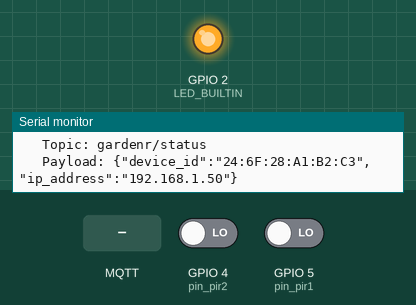
This program was run on a simulated ESP8266 (Wemos D1 mini). On the bench: output pins drawn as LEDs (lit = HIGH, except the on-board LED, lit = LOW), the last lines printed to the serial monitor. The test bench sets the inputs (shaded band); at power-on: GPIO 4 (pin_pir2) LOW, GPIO 5 (pin_pir1) LOW. WiFi joins after 1.5 s; servers stay silent unless stated; random numbers use the default seed unless the program sets one; no MQTT or app messages arrive unless stated.

Above: at 2.7 s.
2.8 s: MQTT message "1" arrives on the first subscribed topic
At 5.8 s:
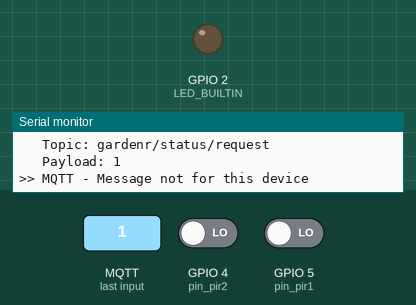
8.8 s: MQTT message "on" arrives on the first subscribed topic
At 10.6 s:
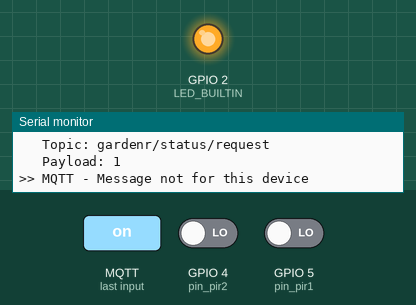
11.8 s: MQTT message "0" arrives on the first subscribed topic
At 14.6 s:
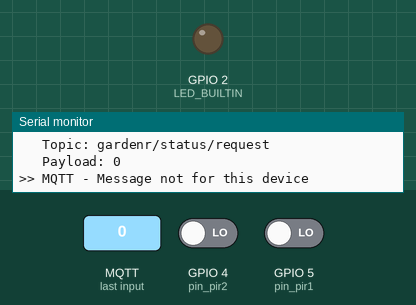
14.8 s: MQTT message "2" arrives on the first subscribed topic
At 16.4 s:
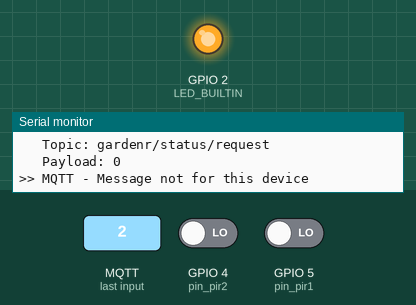
Timing chart, 0 to 18.3 s (numbered marks = the images above; inputs shaded):
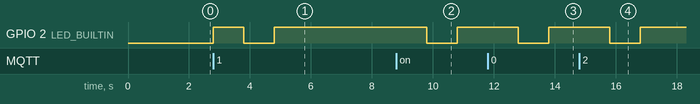

The program:

main.cpp
```cpp
#include <Arduino.h>
#include "./utils/utils.h"
#include "./networking/wifi/wifi.h"
#include "./networking/ota/ota.h"
#include "./networking/mqtt/mqtt.h"
#include "./pirSensor/pir.h"

//---- WiFi settings
const char* wifi_name = "BT-NMCJWC";
const char* wifi_password = "bLXRnYmP9FJQR6";

void setup() {
  initial_setup();
  // Networking
  wifi_setup(wifi_name, wifi_password);
  ota_setup();
  mqtt_setup();
  // PIR
  pir_setup();
}

void loop() {
  // Networking
  mqtt_loop();
  // PIR
  pir_loop();
}
```

mqtt.cpp
```cpp
#include <Arduino.h>
#include <ESP8266WiFi.h>
#include <PubSubClient.h>
#include "mqttSettings.h"
#include "./utils/utils.h"
#include "./utils/vars.h"
#include "./utils/mqttUtils.h"

// Debug
const String context = "MQTT";

// Subscibers
const char* statusRequestSubscriber = "gardenr/status/request";

// Publishers
const char* pub_mqttStatus = "gardenr/status";
const char* pub_pirMotionDetected = "home/pir";

void subscribe() {
    client.subscribe(statusRequestSubscriber);
}

void deliverToSubscribers(char* topic) {
    if ((String) topic == statusRequestSubscriber) {
        DynamicJsonDocument json(1024);
        publishJson(client, (char*) pub_mqttStatus, json);
    }
}

void send_pirMotionDetected(String pirID) {
    DynamicJsonDocument json(1024);
    json["pir_id"] = pirID;
    publishJson(client, (char*) pub_pirMotionDetected, json);
}

void callback(char* topic, byte* payload, unsigned int length) {
    String payloadString = buildPayloadString(payload, length);

    blink();
    printDebugTitle(context, "Message Arrived");
    printDebugKeyValue("Topic", topic);
    printDebugKeyValue("Payload", payloadString);

    // Stop if there is a payload and the mac address is not the same as the device
    if (payloadString != "" && WiFi.macAddress() != payloadString) {
      printDebugTitle(context, "Message not for this device");
      return;
    }

    deliverToSubscribers(topic);
}

void reconnect() {
    while (!client.connected()) { // Loop until we're reconnected
        printDebugTitle(context, "Attempting MQTT connection..");
        if (client.connect(createRandomClientId().c_str(), mqtt_user, mqtt_password)) {
            printDebugKeyValue("Status", "connected");
            DynamicJsonDocument json(1024);
            publishJson(client, (char*) pub_mqttStatus, json);
            subscribe();
        } else {
            printDebugKeyValue("Status", "Failed (try again in 5 seconds)");
            Serial.println(client.state());
            delay(5000); // Wait 5 seconds before retrying
        }
    }
}

void mqtt_setup() {
    espClient.setInsecure();
    client.setServer(mqtt_server, mqtt_port);
    client.setCallback(callback);
}

void mqtt_loop() {
    if (!client.connected()) {
       reconnect();
    }
    client.loop();
}
```

mqtt.h
```cpp
void mqtt_setup();
void mqtt_loop();

void send_pirMotionDetected(String pirID);
```

mqttUtils.cpp
```cpp
#include <Arduino.h>
#include <ESP8266WiFi.h>
#include <PubSubClient.h>
#include "./utils/utils.h"

// Debug
const String context = "MQTT";

void publishJson(PubSubClient &client, char* topic, DynamicJsonDocument json) {
    json["device_id"] = WiFi.macAddress();
    json["ip_address"] = WiFi.localIP().toString();

    char buffer[256];
    serializeJson(json, buffer);
    if (client.publish(topic, buffer)) {
        printDebugTitle(context, "Message published");
        printDebugKeyValue("Topic", topic);
        printDebugKeyValue("Payload", buffer);
    } else {
        printDebugTitle(context, "Error publishing");
        printDebugKeyValue("Topic", topic);
        printDebugKeyValue("Payload", buffer);
    }
}

String buildPayloadString(byte* payload, unsigned int length) {
    String payloadMacString = "";
    for (int i = 0; i < length; i++) {
        payloadMacString += (char)payload[i];
    }
    return payloadMacString;
}

String createRandomClientId(){
    String clientId = "ESP8266Client-";
    clientId += String(random(0xffff), HEX);
    return clientId;
}
```

mqttUtils.h
```cpp
#include <Arduino.h>
#include <PubSubClient.h>
#include <ArduinoJson.h>

void publishJson(PubSubClient &client, char* topic, DynamicJsonDocument json);
String buildPayloadString(byte* payload, unsigned int length);
String createRandomClientId();
```

vars.h
```cpp
#include <ESP8266WiFi.h>
#include <PubSubClient.h>

#define MSG_BUFFER_SIZE  (50)
char msg[MSG_BUFFER_SIZE];

WiFiClientSecure espClient;
PubSubClient client(espClient);
```

ota.cpp
```cpp
#include <AsyncElegantOTA.h>

AsyncWebServer server(80);

void ota_setup() {
    AsyncElegantOTA.begin(&server);
    server.begin();
}
```

ota.h
```cpp
void ota_setup();
```

wifi.cpp
```cpp
#include "wifi.h"
#include <Arduino.h>
#include <ESP8266WiFi.h>
#include "./utils/utils.h"

// Debug
const String logContext = "WiFi";

void wifi_setup(const char * name, const char * pass) {
  delay(10);

  printDebugTitle(logContext, "Connecting");
  printDebugKeyValue("Network", name);

  WiFi.enableInsecureWEP(true);
  WiFi.begin(name, pass);

  Serial.print("   .");
  while (WiFi.status() != WL_CONNECTED) {
    delay(500);
    Serial.print(".");
  }
  Serial.println("");

  randomSeed(micros());

  printDebugTitle(logContext, "Connected");
  printDebugKeyValue("IP Address", WiFi.localIP().toString());
}
```

wifi.h
```cpp
void wifi_setup(const char * name, const char * pass);
```

pir.cpp
```cpp
#include <Arduino.h>
#include "./utils/utils.h"
#include "./../networking/mqtt/mqtt.h"

#define pin_pir1 5
#define pin_pir2 4

static String name_pir1 = "PIR-LEFT";
int val_pir1 = 0;
bool motionState_pir1 = false;
static String name_pir2 = "PIR-RIGHT";
int val_pir2 = 0;
bool motionState_pir2 = false;

void pir_setup() {
  pinMode(pin_pir1, INPUT);
  pinMode(pin_pir2, INPUT);
}

void debug(uint8_t val, bool &state, String pirName) {
  if (val == HIGH) {
    if (state == false) {
      printDebugTitle(pirName, "Motion detected");
      printDebugKeyValue("Time (milis)", millis());
      state = true;
      send_pirMotionDetected(pirName);
    }
  } else {
    if (state == true) {
      printDebugTitle(pirName, "Motion ended");
      printDebugKeyValue("Time (milis)", millis());
      state = false;
    }
  }
}

void pir_loop() {
  debug(digitalRead(pin_pir1), motionState_pir1, name_pir1);
  debug(digitalRead(pin_pir2), motionState_pir2, name_pir2);
}
```

pir.h
```cpp
void pir_setup();
void pir_loop();
```

utils.cpp
```cpp
#include <Arduino.h>
#include <ArduinoJson.h>
#include <ESP8266WiFi.h>

void blink() {
  digitalWrite(LED_BUILTIN, HIGH);
  delay(1000);
  digitalWrite(LED_BUILTIN, LOW);
  delay(1000);
  digitalWrite(LED_BUILTIN, HIGH);
}

void initial_setup() {
  pinMode(LED_BUILTIN, OUTPUT);
  Serial.begin(115200);
  Serial.println("");
}

void printDebugTitle(String context, String title) {
  Serial.print(">> ");
  Serial.print(context);
  Serial.print(" - ");
  Serial.println(title);
}

void printDebugKeyValue(String key, String value) {
  Serial.print("   ");
  Serial.print(key);
  Serial.print(": ");
  Serial.println(value);
}

void printDebugKeyValue(String key, unsigned long value) {
  Serial.print("   ");
  Serial.print(key);
  Serial.print(": ");
  Serial.println(value);
}
```

utils.h
```cpp
#include <ArduinoJson.h>

void blink();
void initial_setup();
void printDebugTitle(String context, String title);
void printDebugKeyValue(String key, String value);
void printDebugKeyValue(String key, unsigned long value);
```

mqttSettings.h
```cpp
// Broker settings
const char* mqtt_server = "cdf160a295004c78ad30b866765d66da.s2.eu.hivemq.cloud";
const int mqtt_port = 8883;
const char* mqtt_user = "smartlords";
const char* mqtt_password = ".Hrnd4vVMZA#q.J";
```

Measured:
- after the input at 2.8 s, GPIO 2 (LED_BUILTIN): LOW → HIGH at once, → LOW 1.0 s later, → HIGH 1.0 s later
- after the input at 8.8 s, GPIO 2 (LED_BUILTIN): HIGH → LOW after 1.0 s, → HIGH 1.0 s later
- after the input at 11.8 s, GPIO 2 (LED_BUILTIN): HIGH → LOW after 1.0 s, → HIGH 1.0 s later
- after the input at 14.8 s, GPIO 2 (LED_BUILTIN): HIGH → LOW after 1.0 s, → HIGH 1.0 s later
